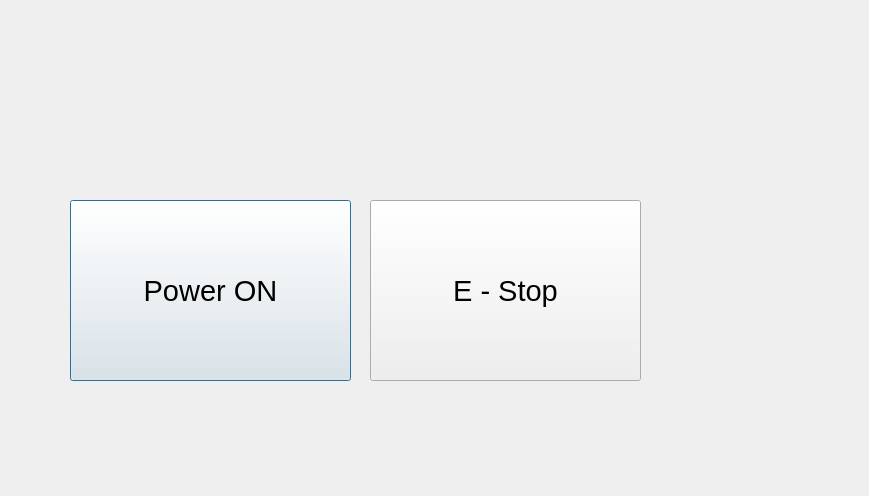
<?xml version="1.0" encoding="UTF-8"?>
<ui version="4.0">
 <class>Dialog</class>
 <widget class="QDialog" name="Dialog">
  <property name="geometry">
   <rect>
    <x>0</x>
    <y>0</y>
    <width>869</width>
    <height>496</height>
   </rect>
  </property>
  <property name="windowTitle">
   <string>Dialog</string>
  </property>
  <widget class="QPushButton" name="btnpower">
   <property name="geometry">
    <rect>
     <x>70</x>
     <y>200</y>
     <width>281</width>
     <height>181</height>
    </rect>
   </property>
   <property name="font">
    <font>
     <pointsize>22</pointsize>
    </font>
   </property>
   <property name="text">
    <string notr="true">Power ON</string>
   </property>
   <property name="shortcut">
    <string/>
   </property>
   <property name="checkable">
    <bool>false</bool>
   </property>
  </widget>
  <widget class="QPushButton" name="enstop">
   <property name="geometry">
    <rect>
     <x>370</x>
     <y>200</y>
     <width>271</width>
     <height>181</height>
    </rect>
   </property>
   <property name="font">
    <font>
     <pointsize>22</pointsize>
    </font>
   </property>
   <property name="text">
    <string>E - Stop</string>
   </property>
  </widget>
 </widget>
 <resources/>
 <connections/>
</ui>
